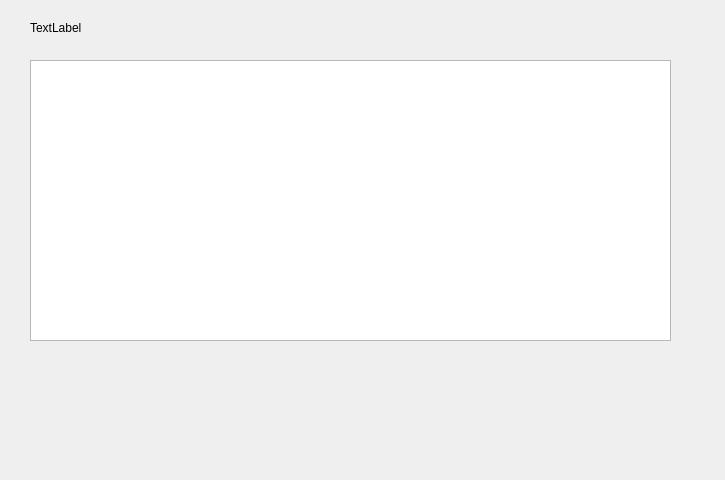
<?xml version="1.0" encoding="UTF-8"?>
<ui version="4.0">
 <class>Form</class>
 <widget class="QWidget" name="Form">
  <property name="geometry">
   <rect>
    <x>0</x>
    <y>0</y>
    <width>725</width>
    <height>480</height>
   </rect>
  </property>
  <property name="windowTitle">
   <string>Form</string>
  </property>
  <widget class="QTableWidget" name="tableWidget">
   <property name="geometry">
    <rect>
     <x>30</x>
     <y>60</y>
     <width>641</width>
     <height>281</height>
    </rect>
   </property>
  </widget>
  <widget class="QLabel" name="lbl_bug">
   <property name="geometry">
    <rect>
     <x>30</x>
     <y>20</y>
     <width>72</width>
     <height>15</height>
    </rect>
   </property>
   <property name="text">
    <string>TextLabel</string>
   </property>
  </widget>
 </widget>
 <resources/>
 <connections/>
</ui>
